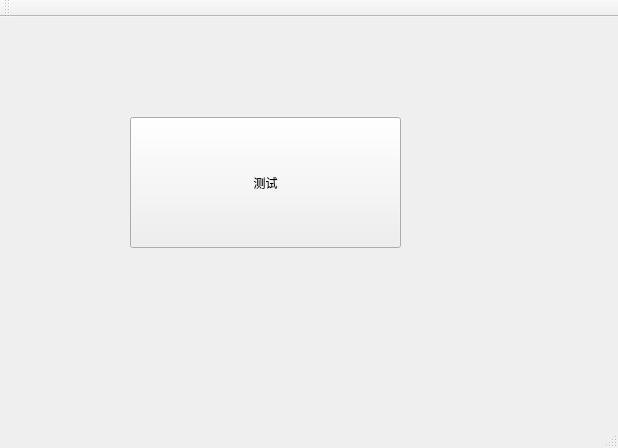
<?xml version="1.0" encoding="UTF-8"?>
<ui version="4.0">
 <class>MainWindow</class>
 <widget class="QMainWindow" name="MainWindow">
  <property name="geometry">
   <rect>
    <x>0</x>
    <y>0</y>
    <width>618</width>
    <height>448</height>
   </rect>
  </property>
  <property name="windowTitle">
   <string>MainWindow</string>
  </property>
  <widget class="QWidget" name="centralWidget">
   <widget class="QPushButton" name="pushButton">
    <property name="geometry">
     <rect>
      <x>130</x>
      <y>100</y>
      <width>271</width>
      <height>131</height>
     </rect>
    </property>
    <property name="text">
     <string>测试</string>
    </property>
   </widget>
  </widget>
  <widget class="QMenuBar" name="menuBar">
   <property name="geometry">
    <rect>
     <x>0</x>
     <y>0</y>
     <width>618</width>
     <height>25</height>
    </rect>
   </property>
  </widget>
  <widget class="QToolBar" name="mainToolBar">
   <attribute name="toolBarArea">
    <enum>TopToolBarArea</enum>
   </attribute>
   <attribute name="toolBarBreak">
    <bool>false</bool>
   </attribute>
  </widget>
  <widget class="QStatusBar" name="statusBar"/>
 </widget>
 <layoutdefault spacing="6" margin="11"/>
 <resources/>
 <connections/>
</ui>
